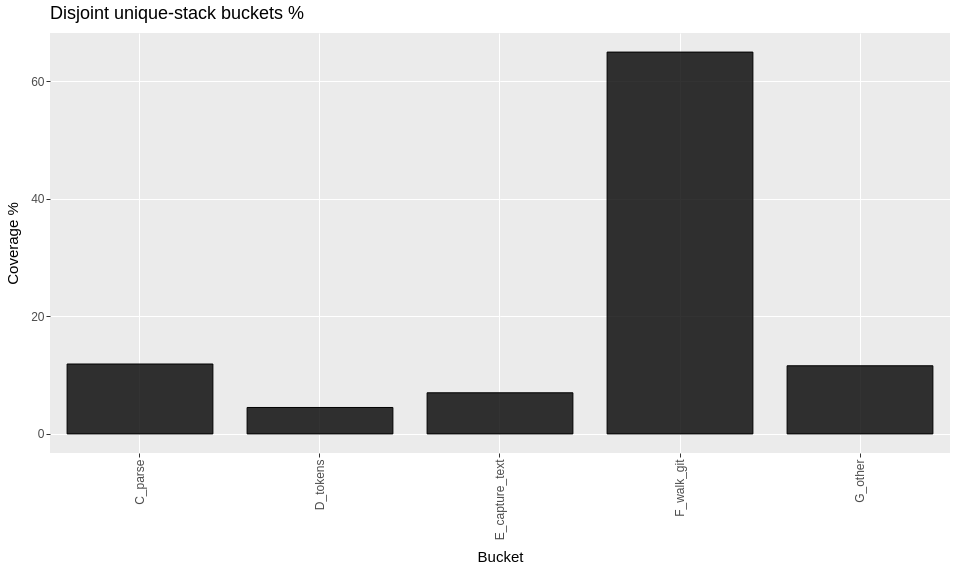

The cell this chart's notebook holds for it:
### Code cell
SELECT bucket, samples, n_stacks, pct
FROM read_parquet('../../../build/turso-analysis/buckets.parquet')
ORDER BY pct DESC

### Figure 1 — Vega-Lite specification as saved in the notebook (floating-point values rounded to 4 significant figures)
{"$schema": "https://vega.github.io/schema/vega-lite/v6.json", "config": {"axis": {"domain": false, "grid": true, "gridColor": "#FFFFFF", "gridWidth": 1, "labelColor": "#4D4D4D", "labelFontSize": 12, "tickColor": "#333333", "tickSize": 4, "titleColor": "#000000", "titleFontSize": 15, "titleFontWeight": "normal", "titlePadding": 10}, "header": {"labelColor": "#000000", "labelFontSize": 15, "labelFontWeight": "normal", "labelPadding": 5, "title": null}, "legend": {"labelColor": "#4D4D4D", "labelFontSize": 12, "rowPadding": 6, "titleColor": "#000000", "titleFontSize": 15, "titleFontWeight": "normal", "titlePadding": 8}, "title": {"anchor": "start", "color": "#000000", "fontSize": 18, "fontWeight": "normal", "frame": "group", "offset": 10, "subtitleColor": "#4D4D4D", "subtitleFontSize": 15, "subtitleFontWeight": "normal"}, "view": {"continuousHeight": 300, "continuousWidth": 300, "fill": "#EBEBEB", "stroke": null}}, "data": {"name": "data-b6bf21c03f475a0b66da697709340b26"}, "datasets": {"data-b6bf21c03f475a0b66da697709340b26": [{"__ggsql_aes_pos1__": "C_parse", "__ggsql_aes_pos2__": 11.9, "__ggsql_aes_pos2end__": 0.0, "__ggsql_row_index__": 0, "__ggsql_source__": "__ggsql_layer_0__"}, {"__ggsql_aes_pos1__": "D_tokens", "__ggsql_aes_pos2__": 4.5, "__ggsql_aes_pos2end__": 0.0, "__ggsql_row_index__": 1, "__ggsql_source__": "__ggsql_layer_0__"}, {"__ggsql_aes_pos1__": "E_capture_text", "__ggsql_aes_pos2__": 7.0, "__ggsql_aes_pos2end__": 0.0, "__ggsql_row_index__": 2, "__ggsql_source__": "__ggsql_layer_0__"}, {"__ggsql_aes_pos1__": "F_walk_git", "__ggsql_aes_pos2__": 65.0, "__ggsql_aes_pos2end__": 0.0, "__ggsql_row_index__": 3, "__ggsql_source__": "__ggsql_layer_0__"}, {"__ggsql_aes_pos1__": "G_other", "__ggsql_aes_pos2__": 11.6, "__ggsql_aes_pos2end__": 0.0, "__ggsql_row_index__": 4, "__ggsql_source__": "__ggsql_layer_0__"}]}, "height": 420, "layer": [{"encoding": {"fill": {"value": "black"}, "fillOpacity": {"value": 0.8}, "stroke": {"value": "black"}, "x": {"axis": {"labelExpr": "datum.label == 'E_capture_text' ? 'E_capture_text' : datum.label == 'F_walk_git' ? 'F_walk_git' : datum.label == 'D_tokens' ? 'D_tokens' : datum.label == 'C_parse' ? 'C_parse' : datum.label == 'G_other' ? 'G_other' : datum.label"}, "field": "__ggsql_aes_pos1__", "scale": {"domain": ["C_parse", "D_tokens", "E_capture_text", "F_walk_git", "G_other"], "zero": false}, "title": "Bucket", "type": "nominal"}, "y": {"axis": {"labelExpr": "datum.label == '40' ? '40' : datum.label == '0' ? '0' : datum.label == '60' ? '60' : datum.label == '20' ? '20' : datum.label", "values": [0.0, 20.0, 40.0, 60.0]}, "field": "__ggsql_aes_pos2__", "scale": {"domain": [-3.25, 68.25], "zero": false}, "stack": null, "title": "Coverage %", "type": "quantitative"}, "y2": {"field": "__ggsql_aes_pos2end__"}}, "mark": {"align": "center", "clip": true, "type": "bar", "width": {"expr": "bandwidth('x') * 0.9"}}, "transform": [{"filter": {"equal": "__ggsql_layer_0__", "field": "__ggsql_source__"}}]}], "title": "Disjoint unique-stack buckets %", "width": 900, "autosize": {"type": "pad", "contains": "padding"}}
